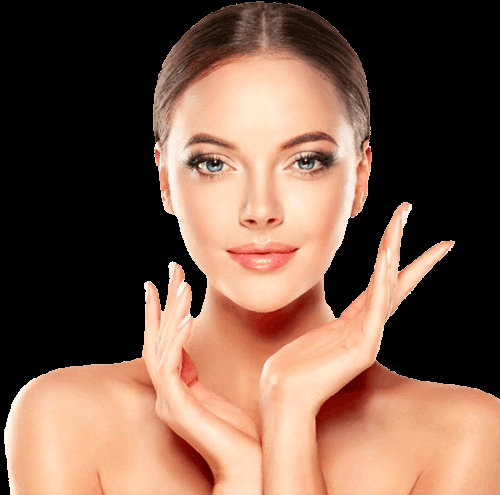
#> input picture rsc/rosto1.png, 500 x 495 px, found by its file name
$ python questao-3.py
#> lines starting #> are read from the running program, lines starting #| are printed output that depends on the picture; after the words box and inside, x2 and y2 are one past the last pixel; in counts of white or black regions, pixels touching at a corner belong together
import sys
import numpy as np
import cv2 as cv
from matplotlib import pyplot as plt

caminho_imagem = 'rsc/rosto1.png'

if len(sys.argv) >= 2:
    caminho_imagem = sys.argv[1]


def normaliza(vetor):
    min = np.min(vetor)
    max = np.max(vetor)
    for i in range(len(vetor)):
        for j in range(len(vetor)):
            u = vetor[i][j]
            vetor[i][j] = int(((u/max) * 255) - min)


img = cv.imread(caminho_imagem, cv.COLOR_BGR2GRAY)
#> img is the input picture: shape (495, 500, 3); mean B, G, R 73.2, 89.4, 120.1

tamanho = 201
termo = int(tamanho/2)
x = 300
y = 300
x0, x1, y0, y1 = map(lambda t: max(0, t), [x - termo, x + termo, y - termo, y + termo])
janela = cv.cvtColor(img[y0:y1, x0:x1], cv.COLOR_BGR2GRAY)
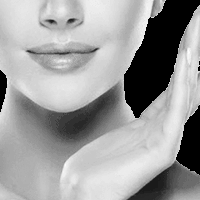
#> janela: shape (200, 200); min 0, max 252, mean 156.3

fshift_1 = np.fft.fftshift(np.fft.fft2(janela))
fase = np.angle(fshift_1)
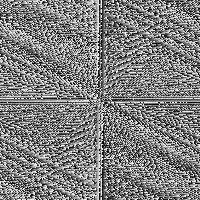
#> fase: shape (200, 200) float64; min -3.14, max 3.14, mean -8.53e-18; drawn with min black and max white
amplitude = 20*np.log(np.abs(fshift_1))
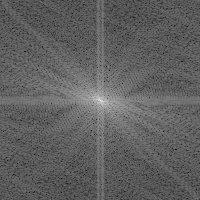
#> amplitude: shape (200, 200) float64; min 54.4, max 313, mean 152.5; drawn with min black and max white

janela_filtro_sigma = cv.bilateralFilter(janela, 1, 100, 100)
bordas = cv.Laplacian(janela_filtro_sigma, cv.COLOR_BGR2GRAY, ksize=5)
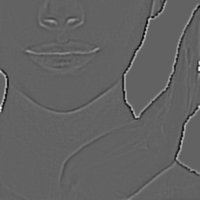
#> bordas: shape (200, 200) float64; min -5784, max 9156, mean 1.8; drawn with min black and max white

T = 100

normaliza(fase)
#> in normaliza, `min = np.min(vetor)`: min = -3.14
#> in normaliza, `max = np.max(vetor)`: max = 3.14
normaliza(amplitude)

contador_fase = 0
contador_amplitude = 0
contador_bordas = 0

for i in range(tamanho - 1):
    for j in range(tamanho - 1):
        if fase[i][j] > T:
            contador_fase = contador_fase + 1
        if amplitude[i][j] > T:
            contador_amplitude = contador_amplitude + 1
        if bordas[i][j] > T:
            contador_bordas = contador_bordas + 1
        fase[i][j] = 1 if fase[i][j] > T else 0
        amplitude[i][j] = 1 if amplitude[i][j] > T else 0
        bordas[i][j] = 1 if bordas[i][j] > T else 0
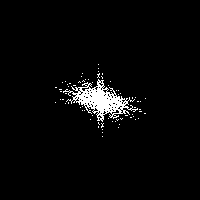
#> amplitude: shape (200, 200) float64; values 0 (black) and 1 (white), 3.1% white; 69 white regions (68 under 20 px), largest, box (x1, y1, x2, y2) and area: (63, 79, 138, 122) 1117
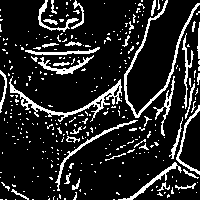
#> bordas: shape (200, 200) float64; values 0 (black) and 1 (white), 14.8% white in thin lines or dots
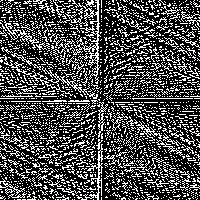
#> fase: shape (200, 200) float64; values 0 (black) and 1 (white), 29.8% white in thin lines or dots
#> after the loop, contador_amplitude = 1233; contador_bordas = 5921; contador_fase = 11904


plt.subplot(2, 2, 1), plt.imshow(janela, cmap='gray')
plt.title('Janela original'), plt.xticks([]), plt.yticks([])

plt.subplot(2, 2, 2), plt.imshow(fase, cmap='gray')
plt.title(f'Fase ({contador_fase} pixels > T)'), plt.xticks([]), plt.yticks([])

plt.subplot(2, 2, 3), plt.imshow(amplitude, cmap='gray')
plt.title(f'Magnitude ({contador_amplitude} pixels > T)'), plt.xticks([]), plt.yticks([])

plt.subplot(2, 2, 4), plt.imshow(bordas, cmap='gray')
plt.title(f'Bordas ({contador_bordas} pixels > T)'), plt.xticks([]), plt.yticks([])

plt.show()

$ run again, with rsc/rosto2.png copied over rsc/rosto1.png
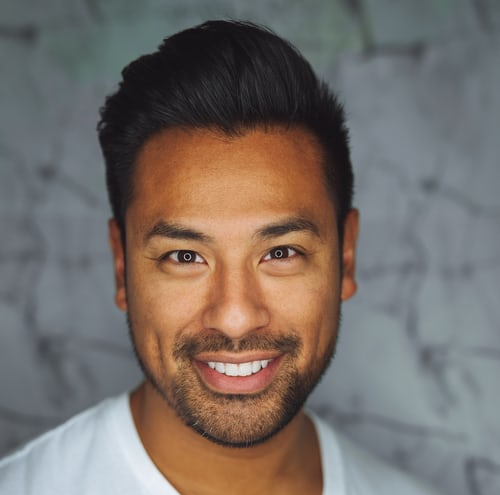
#> input picture rsc/rosto2.png, 500 x 495 px, found by its file name
#> img is the input picture: shape (495, 500, 3); mean B, G, R 104.5, 110.2, 119.4
#> min = -3.14
#> max = 3.14
#> after the loop `for i in range(tamanho - 1):`:
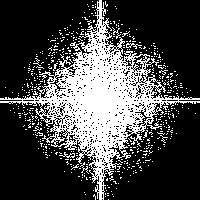
#> amplitude: shape (200, 200) float64; values 0 (black) and 1 (white), 27.7% white; 529 white regions (524 under 20 px), largest, box (x1, y1, x2, y2) and area: (0, 0, 200, 200) 9724, (126, 43, 142, 49) 36, (59, 152, 75, 158) 36, (112, 27, 121, 39) 28, (80, 162, 89, 174) 28
#> after the loop `for i in range(tamanho - 1):`:
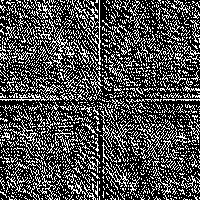
#> fase: shape (200, 200) float64; values 0 (black) and 1 (white), 29.9% white in thin lines or dots
#> after the loop `for i in range(tamanho - 1):`: contador_amplitude = 11072; contador_bordas = 7643; contador_fase = 11950
